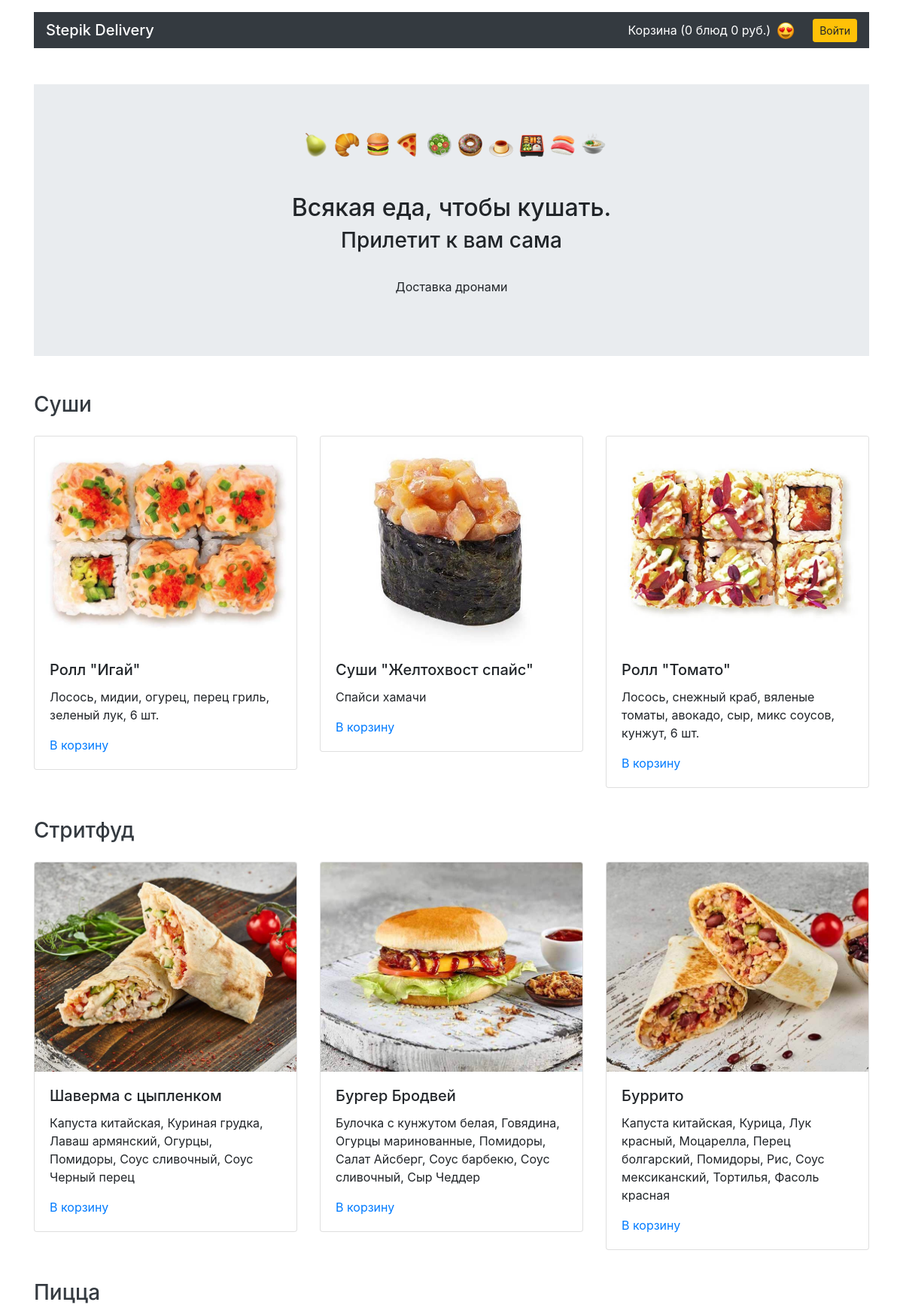
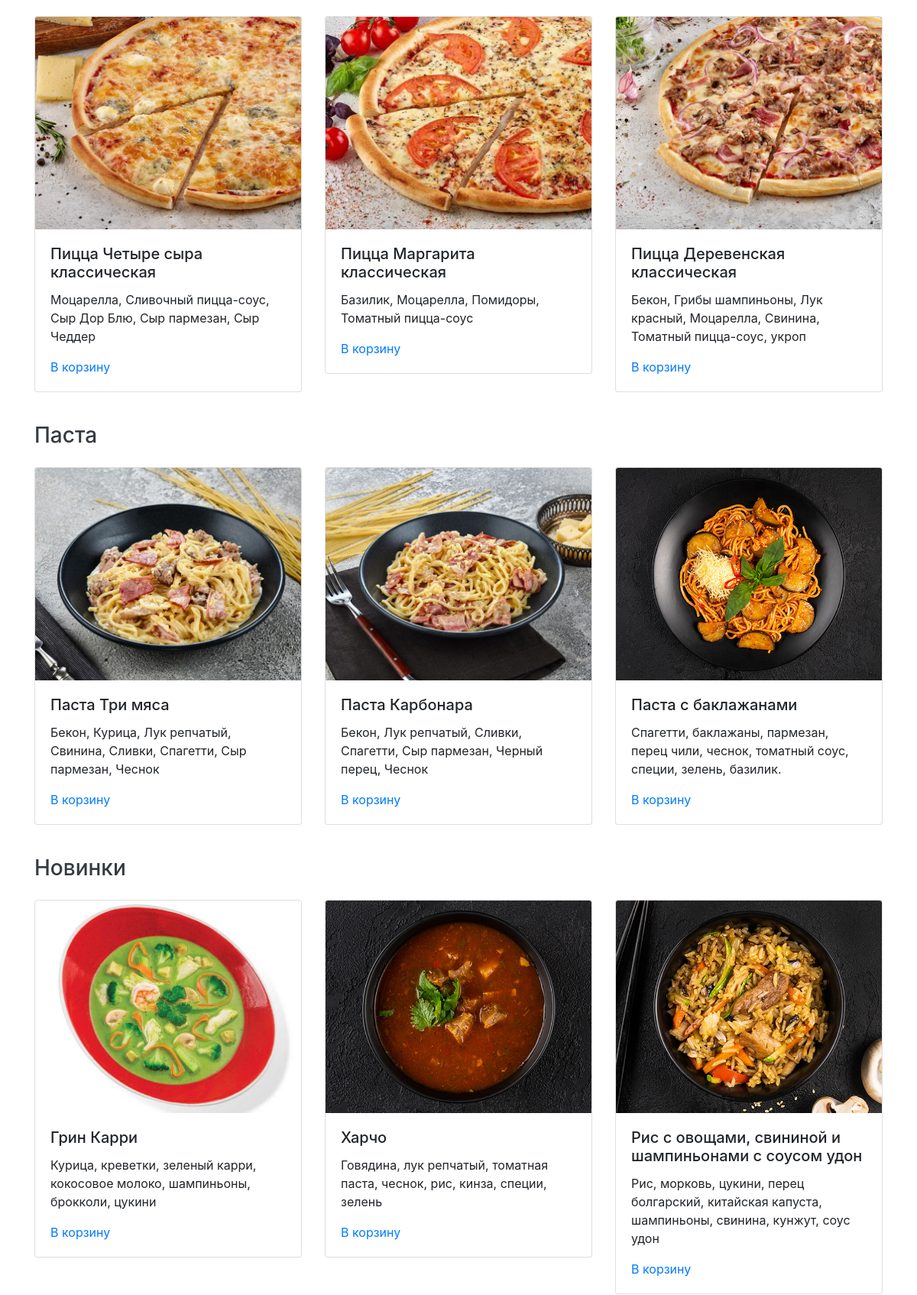
The page / (upper part) on the database its author committed (2 pictures, top to bottom).
### models.py (models this page shows)
class Category(db.Model):
    __tablename__ = 'categories'
    id = db.Column(db.Integer, primary_key=True)
    name = db.Column(db.String(100), nullable=False)
    dishes = db.relationship('Dish')

class Dish(db.Model):
    __tablename__ = 'dishes'
    id = db.Column(db.Integer, primary_key=True)
    title = db.Column(db.String(150), nullable=False)
    price = db.Column(db.Integer, nullable=False)
    description = db.Column(db.Text)
    picture = db.Column(db.String(200))
    category_id = db.Column(db.Integer, db.ForeignKey('categories.id'))
    category = db.relationship('Category')
    orders = db.relationship('Order', secondary=order_dish, back_populates='dishes')

### views.py (the view)
@app.route('/')
def home():
    category = db.session.query(Category).all()
    dish_dict = {}
    for cat in category:
        dish_dict[cat.id] = db.session.query(Dish).filter(Dish.category_id == cat.id).order_by(func.random()).limit(3)
    return render_template('index.html', category=category, dishes=dish_dict, count_cart=count_dish_nav(),
                           flag_login=session.get('login', False))

### views.py (called while the page is built)
def count_dish_nav():
    dish_list = []
    dish_session = session.get('dish', [])
    if dish_session is None:
        count = 0
    else:
        count = len(dish_session)
    dish_list.append(count)
    dishes = db.session.query(Dish).all()
    money = 0
    for dish in dishes:
        if str(dish.id) in dish_session:
            money += int(dish.price)
    dish_list.append(money)
    return dish_list

### templates/index.html (shortened to what this page needs)
{% extends 'base.html' %}
{% block conteiner %}
  <main class="container mt-3">
    <section class="my-5 jumbotron jumbotron-fluid">
      <div class="text-center">
        <img class="ml-2" alt="" width="401" height="33">
        <h1 class="h2 mt-5 m-2">Всякая еда, чтобы кушать.</h1>
        <h2 class="h3">Прилетит к вам сама</h2>
        <p class="pt-4">Доставка дронами</p>
      </div>
    </section>
    {% for cat in category %}
      <section>
        <a href="/all/{{ cat.id }}" class="text-dark"><h3 class="my-4">{{ cat.name }}</h3></a>
      <div class="row mt-4">
        {% for dish_list in dishes.values() %}
        {% for dish in dish_list %}
        {% if dish.category_id == cat.id %}
          <div class="col-12 col-md-4">
          <div class="card mb-3">
            <img src="/static/pictures/{{ dish.picture }}" class="card-img-top" alt="">
            <div class="card-body">
              <h4 class="h5 card-title">{{ dish.title }}</h4>
              <p class="card-text">{{ dish.description }}</p>
              <a href="/addtocart/{{ dish.id }}/" btn btn-danger">В корзину</a>
            </div>
          </div>
        </div>
        {% endif %}
        {% endfor %}
        {% endfor %}
        </section>
      {% endfor %}
  </main>
  {% endblock %}

### templates/base.html (style rules this page uses)
html { position: relative; min-height: 100%; }
body { margin-bottom: 60px; }

### rows shown on the page
Category: name "Суши"
Dish: picture (picture), title "Ролл \"Игай\"", description "Лосось, мидии, огурец, перец гриль, зеленый лук, 6 шт."
Dish: picture (picture), title "Суши \"Желтохвост спайс\"", description "Спайси хамачи"
Dish: picture (picture), title "Ролл \"Томато\"", description "Лосось, снежный краб, вяленые томаты, авокадо, сыр, микс соусов, кунжут, 6 шт."
Category: name "Стритфуд"
Dish: picture (picture), title "Шаверма с цыпленком", description "Капуста китайская, Куриная грудка, Лаваш армянский, Огурцы, Помидоры, Соус сливочный, Соус Черный перец"
Dish: picture (picture), title "Бургер Бродвей", description "Булочка с кунжутом белая, Говядина, Огурцы маринованные, Помидоры, Салат Айсберг, Соус барбекю, Соус сливочный, Сыр Чеддер"
Dish: picture (picture), title "Буррито", description "Капуста китайская, Курица, Лук красный, Моцарелла, Перец болгарский, Помидоры, Рис, Соус мексиканский, Тортилья, Фасоль красная"
Category: name "Пицца"
Dish: picture (picture), title "Пицца Четыре сыра классическая", description "Моцарелла, Сливочный пицца-соус, Сыр Дор Блю, Сыр пармезан, Сыр Чеддер"
Dish: picture (picture), title "Пицца Маргарита классическая", description "Базилик, Моцарелла, Помидоры, Томатный пицца-соус"
Dish: picture (picture), title "Пицца Деревенская классическая", description "Бекон, Грибы шампиньоны, Лук красный, Моцарелла, Свинина, Томатный пицца-соус, укроп"
Category: name "Паста"
Dish: picture (picture), title "Паста Три мяса", description "Бекон, Курица, Лук репчатый, Свинина, Сливки, Спагетти, Сыр пармезан, Чеснок"
Dish: picture (picture), title "Паста Карбонара", description "Бекон, Лук репчатый, Сливки, Спагетти, Сыр пармезан, Черный перец, Чеснок"
Dish: picture (picture), title "Паста с баклажанами", description "Спагетти, баклажаны, пармезан, перец чили, чеснок, томатный соус, специи, зелень, базилик."
Category: name "Новинки"
Dish: picture (picture), title "Грин Карри", description "Курица, креветки, зеленый карри, кокосовое молоко, шампиньоны, брокколи, цукини"
Dish: picture (picture), title "Харчо", description "Говядина, лук репчатый, томатная паста, чеснок, рис, кинза, специи, зелень"
Dish: picture (picture), title "Рис с овощами, свининой и шампиньонами с соусом удон", description "Рис, морковь, цукини, перец болгарский, китайская капуста, шампиньоны, свинина, кунжут, соус удон"

### other values the page prints
{{ count_cart[0] }} "0"
{{ count_cart[1] }} "0"
